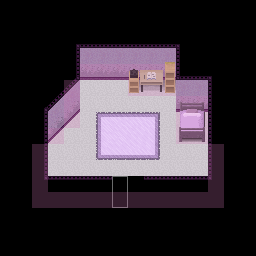

Below is a game level as drawn by its tile map, then a one-line description and the .tmx file that defines it, in full:
An orthogonal 16x16 tile map with 16x16 px tiles, 6 tile layers (floor, walls, props, black, ...), 3 tilesets and 5 objects.

<map version="1.10" tiledversion="1.11.0" orientation="orthogonal" renderorder="right-down" width="16" height="16" tilewidth="16" tileheight="16" infinite="0" nextlayerid="8" nextobjectid="7">
 <properties>
  <property name="clampCamera" type="bool" value="true" />
  <property name="defaultPos" value="7,7" />
  <property name="music" value="res/audio/music/newworld.mp3" />
  <property name="music_speed" type="float" value="1.2" />
  <property name="music_volume" type="float" value="0.2" />
  <property name="tint" value="0,0,0,127" />
 </properties>
 <tileset firstgid="1" source="bedroom.tsx" />
 <tileset firstgid="97" source="entity/doors.tsx" />
 <tileset firstgid="112" source="tilesets/bedroom_sliding_door.tsx" />
 <layer id="2" name="floor" width="16" height="16">
  <data encoding="csv">
0,0,0,0,0,0,0,0,0,0,0,0,0,0,0,0,
0,0,0,0,0,0,0,0,0,0,0,0,0,0,0,0,
0,0,0,0,0,0,0,0,0,0,0,0,0,0,0,0,
0,0,0,0,0,0,0,0,0,0,0,0,0,0,0,0,
0,0,0,0,0,0,0,0,0,0,0,0,0,0,0,0,
0,0,0,0,0,1,1,1,1,1,1,0,0,0,0,0,
0,0,0,0,0,1,1,1,1,1,1,0,0,0,0,0,
0,0,0,0,1,1,1,1,1,1,1,1,1,0,0,0,
0,0,0,1,1,1,1,1,1,1,1,1,1,0,0,0,
0,0,0,1,1,1,1,1,1,1,1,1,1,0,0,0,
0,0,0,1,1,1,1,1,1,1,1,1,1,0,0,0,
0,0,0,0,0,0,0,0,0,0,0,0,0,0,0,0,
0,0,0,0,0,0,0,0,0,0,0,0,0,0,0,0,
0,0,0,0,0,0,0,0,0,0,0,0,0,0,0,0,
0,0,0,0,0,0,0,0,0,0,0,0,0,0,0,0,
0,0,0,0,0,0,0,0,0,0,0,0,0,0,0,0
</data>
 </layer>
 <layer id="1" name="walls" width="16" height="16">
  <data encoding="csv">
0,0,0,0,0,0,0,0,0,0,0,0,0,0,0,0,
0,0,0,0,0,0,0,0,0,0,0,0,0,0,0,0,
0,0,0,0,0,0,0,0,0,0,0,0,0,0,0,0,
0,0,0,0,0,2,2,2,2,2,2,0,0,0,0,0,
0,0,0,0,0,10,10,10,10,10,10,0,0,0,0,0,
0,0,0,0,4,0,0,0,0,0,0,2,2,0,0,0,
0,0,0,4,12,0,0,0,0,0,0,10,10,0,0,0,
0,0,0,12,20,0,0,0,0,0,0,0,0,0,0,0,
0,0,0,20,0,0,0,0,0,0,0,0,0,0,0,0,
0,0,0,0,0,0,0,0,0,0,0,0,0,0,0,0,
0,0,0,0,0,0,0,0,0,0,0,0,0,0,0,0,
0,0,0,0,0,0,0,0,0,0,0,0,0,0,0,0,
0,0,0,0,0,0,0,0,0,0,0,0,0,0,0,0,
0,0,0,0,0,0,0,0,0,0,0,0,0,0,0,0,
0,0,0,0,0,0,0,0,0,0,0,0,0,0,0,0,
0,0,0,0,0,0,0,0,0,0,0,0,0,0,0,0
</data>
 </layer>
 <layer id="4" name="props" width="16" height="16">
  <data encoding="csv">
0,0,0,0,0,0,0,0,0,0,0,0,0,0,0,0,
0,0,0,0,0,0,0,0,0,0,0,0,0,0,0,0,
0,0,0,0,0,0,0,0,0,0,0,0,0,0,0,0,
0,0,0,0,0,0,0,0,0,0,80,0,0,0,0,0,
0,0,0,0,0,0,0,0,86,87,88,0,0,0,0,0,
0,0,0,0,0,0,0,0,94,95,96,0,0,0,0,0,
0,0,0,0,0,0,0,0,0,0,0,53,54,0,0,0,
0,0,0,0,0,0,73,74,75,76,0,61,62,0,0,0,
0,0,0,0,0,0,81,82,83,84,0,71,72,0,0,0,
0,0,0,0,0,0,89,90,91,92,0,0,0,0,0,0,
0,0,0,0,0,0,0,0,0,0,0,0,0,0,0,0,
0,0,0,0,0,0,0,0,0,0,0,0,0,0,0,0,
0,0,0,0,0,0,0,0,0,0,0,0,0,0,0,0,
0,0,0,0,0,0,0,0,0,0,0,0,0,0,0,0,
0,0,0,0,0,0,0,0,0,0,0,0,0,0,0,0,
0,0,0,0,0,0,0,0,0,0,0,0,0,0,0,0
</data>
 </layer>
 <objectgroup id="6" name="entities">
  <object id="1" gid="14" x="176" y="128" width="16" height="16">
   <properties>
    <property name="file" value="res/data/entity/bedroom/dream_sleep.json" />
   </properties>
  </object>
  <object id="3" gid="46" x="144" y="96" width="16" height="16">
   <properties>
    <property name="draw" type="bool" value="false" />
    <property name="solid" type="bool" value="true" />
   </properties>
  </object>
  <object id="4" gid="107" x="96" y="80" width="16" height="32">
   <properties>
    <property name="collider">{
	"x": 0,
	"y": 16,
	"w": 16,
	"h": 16
}</property>
    <property name="file" value="res/data/entity/entrances/bedroom_door.json" />
    <property name="height" type="int" value="0" />
    <property name="solid" type="bool" value="true" />
    <property name="walk_behind" type="bool" value="true" />
    <property name="warp_map" value="nexus.tmx" />
    <property name="warp_x" type="int" value="11" />
    <property name="warp_y" type="int" value="11" />
   </properties>
  </object>
  <object id="5" gid="20" x="96" y="128" width="16" height="16">
   <properties>
    <property name="file" value="res/data/entity/bedroom/bed_controller.json" />
   </properties>
  </object>
  <object id="6" gid="112" x="128" y="208" width="16" height="32">
   <properties>
    <property name="collider">{
	"x": 0,
	"y": 16,
	"w": 16,
	"h": 16
}</property>
    <property name="file" value="res/data/entity/bedroom/balcony_door.json" />
    <property name="height" type="int" value="0" />
    <property name="solid" type="bool" value="true" />
    <property name="walk_behind" type="bool" value="true" />
    <property name="warp_map" value="dream_bedroom_balcony.tmx" />
    <property name="warp_x" type="int" value="15" />
    <property name="warp_y" type="int" value="14" />
   </properties>
  </object>
 </objectgroup>
 <layer id="7" name="black" width="16" height="16">
  <properties>
   <property name="height" type="int" value="1" />
  </properties>
  <data encoding="csv">
0,0,0,0,0,0,0,0,0,0,0,0,0,0,0,0,
0,0,0,0,0,0,0,0,0,0,0,0,0,0,0,0,
0,0,0,0,0,0,0,0,0,0,0,0,0,0,0,0,
0,0,0,0,0,0,0,0,0,0,0,0,0,0,0,0,
0,0,0,0,0,0,0,0,0,0,0,0,0,0,0,0,
0,0,0,0,0,0,0,0,0,0,0,0,0,0,0,0,
0,0,0,0,0,0,0,0,0,0,0,0,0,0,0,0,
0,0,0,0,0,0,0,0,0,0,0,0,0,0,0,0,
0,0,0,0,0,0,0,0,0,0,0,0,0,0,0,0,
0,0,0,0,0,0,0,0,0,0,0,0,0,0,0,0,
0,0,0,0,0,0,0,0,0,0,0,0,0,0,0,0,
0,0,0,57,57,57,57,57,0,57,57,57,57,0,0,0,
0,0,0,0,0,0,0,0,0,0,0,0,0,0,0,0,
0,0,0,0,0,0,0,0,0,0,0,0,0,0,0,0,
0,0,0,0,0,0,0,0,0,0,0,0,0,0,0,0,
0,0,0,0,0,0,0,0,0,0,0,0,0,0,0,0
</data>
 </layer>
 <layer id="3" name="frame" width="16" height="16">
  <properties>
   <property name="height" type="int" value="1" />
  </properties>
  <data encoding="csv">
0,0,0,0,0,0,0,0,0,0,0,0,0,0,0,0,
0,0,0,0,0,0,0,0,0,0,0,0,0,0,0,0,
0,0,0,0,52,42,42,42,42,42,42,44,0,0,0,0,
0,0,0,0,35,0,0,0,0,0,0,33,0,0,0,0,
0,0,49,50,51,0,0,0,0,0,0,41,42,44,0,0,
0,0,0,58,59,0,0,0,0,0,0,0,0,33,0,0,
0,0,65,66,67,0,0,0,0,0,0,0,0,33,0,0,
0,0,35,0,0,0,0,0,0,0,0,63,64,33,0,0,
0,0,35,0,0,0,0,0,0,0,0,0,0,33,0,0,
0,0,35,0,0,0,0,0,0,0,0,0,0,33,0,0,
0,0,35,0,0,0,0,0,0,0,0,0,0,33,0,0,
0,0,36,26,26,26,26,60,0,26,26,26,26,28,0,0,
0,0,0,0,0,0,0,68,0,0,0,0,0,0,0,0,
0,0,0,0,0,0,0,0,0,0,0,0,0,0,0,0,
0,0,0,0,0,0,0,0,0,0,0,0,0,0,0,0,
0,0,0,0,0,0,0,0,0,0,0,0,0,0,0,0
</data>
 </layer>
 <layer id="5" name="collision" width="16" height="16" opacity="0.25">
  <properties>
   <property name="draw" type="bool" value="false" />
  </properties>
  <data encoding="csv">
0,0,0,0,0,0,0,0,0,0,0,0,0,0,0,0,
0,0,0,0,0,0,0,0,0,0,0,0,0,0,0,0,
0,0,0,0,0,0,0,0,0,0,0,0,0,0,0,0,
0,0,0,0,0,0,0,0,0,0,0,0,0,0,0,0,
0,0,0,0,0,9,9,9,9,9,9,0,0,0,0,0,
0,0,0,0,9,0,0,0,9,9,9,0,0,0,0,0,
0,0,0,0,9,0,0,0,0,0,0,9,9,0,0,0,
0,0,0,0,9,0,0,0,0,0,0,9,9,0,0,0,
0,0,0,9,0,0,0,0,0,0,0,9,9,0,0,0,
0,0,9,0,0,0,0,0,0,0,0,0,0,9,0,0,
0,0,9,0,0,0,0,0,0,0,0,0,0,9,0,0,
0,0,9,0,0,0,0,0,0,0,0,0,0,9,0,0,
0,0,9,9,9,9,9,9,9,9,9,9,9,9,0,0,
0,0,0,0,0,0,0,0,0,0,0,0,0,0,0,0,
0,0,0,0,0,0,0,0,0,0,0,0,0,0,0,0,
0,0,0,0,0,0,0,0,0,0,0,0,0,0,0,0
</data>
 </layer>
</map>
